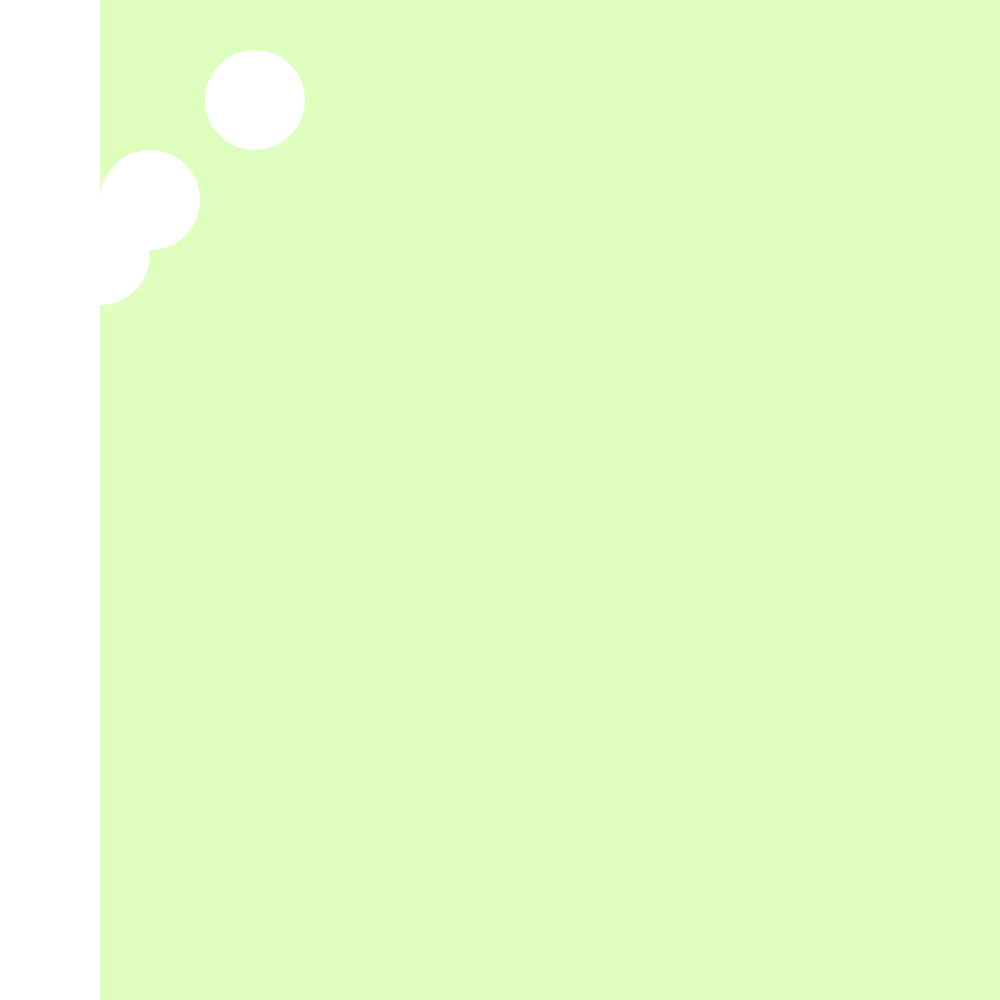
Frame 1 (no input)
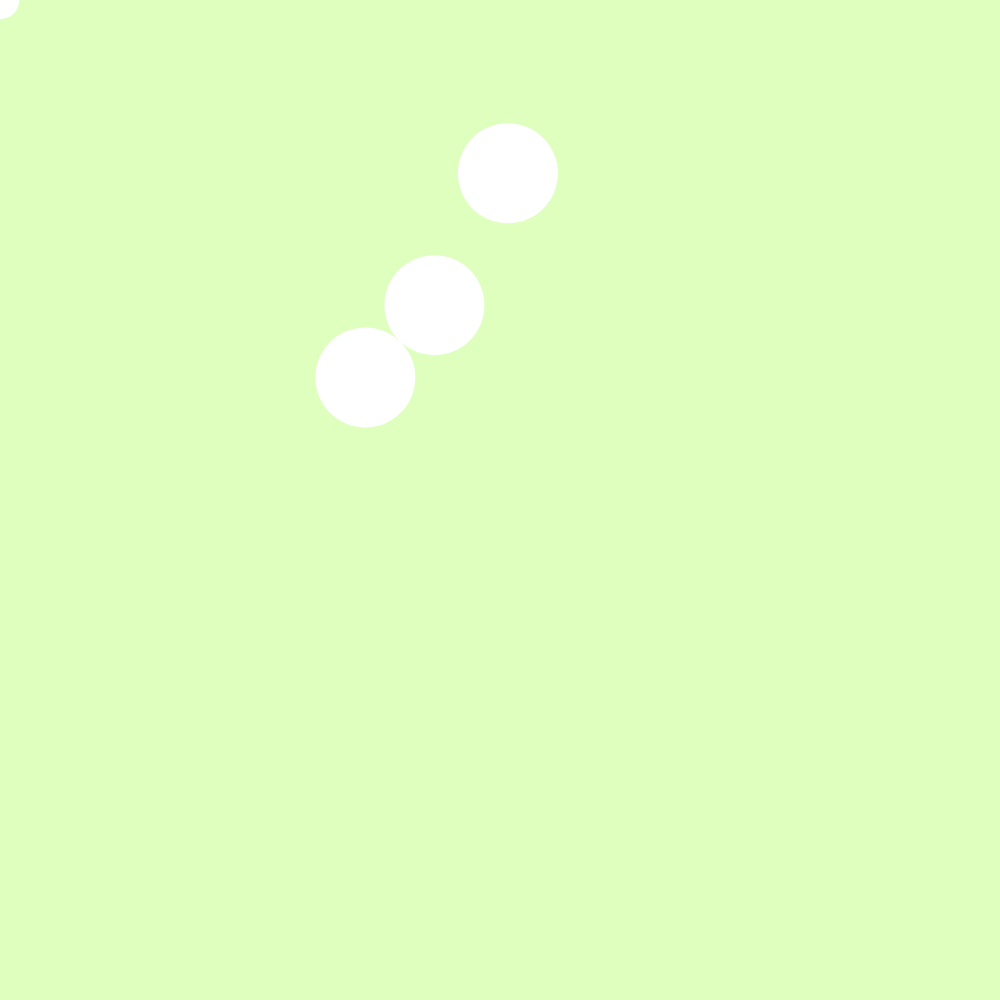
Frame 60 (no input)
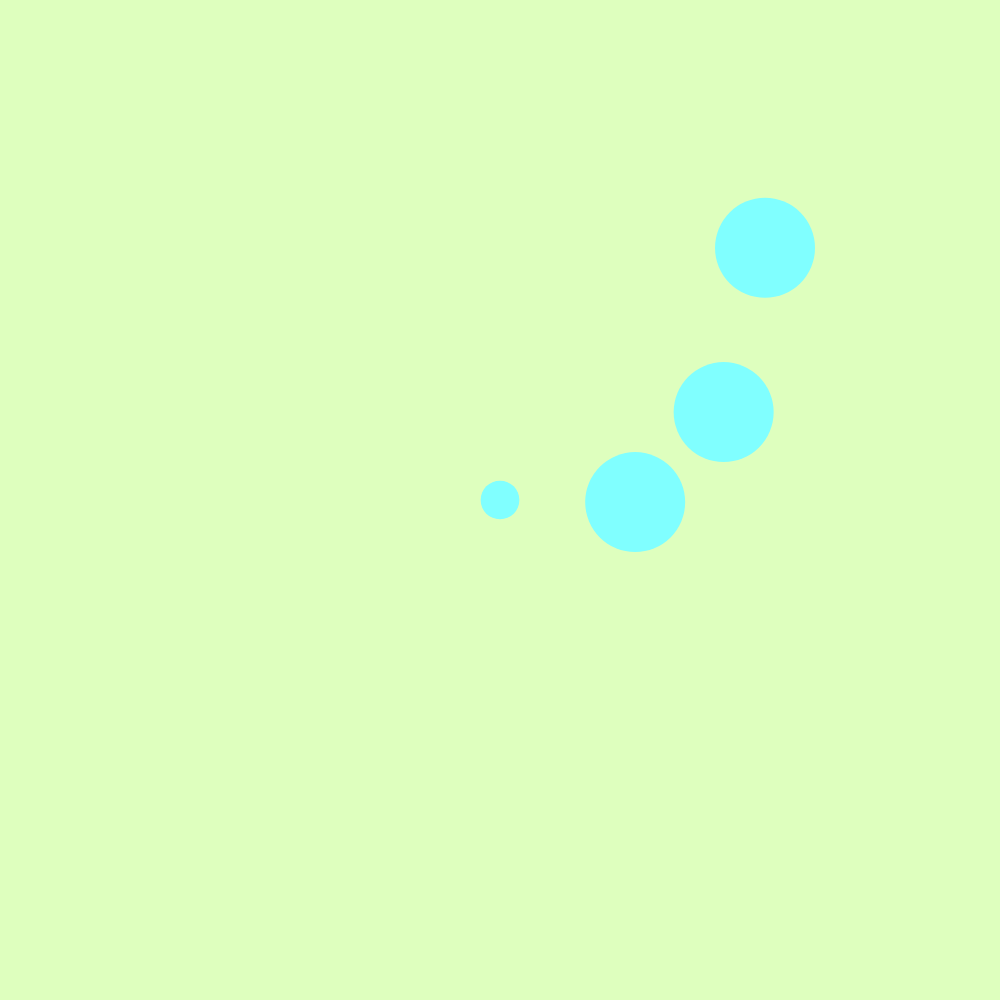
Frame 120 (the mouse pressed at the canvas centre since frame 60)

The p5.js sketch that drew these frames (run headless with seeded random() and noise() and a simulated clock; from frame 60 on, the mouse is pressed at the canvas centre):

// p5.js sketch
// ── sketch.js
let img
let b
let b2
let b3
const barWidth = 100
let lastBar = -255
let mouse_trail = []
let x
let speed

function setup() {
  createCanvas(1000, 1000)
  colorMode(HSB, width, height, 100)
  noStroke()
  x = 2
  speed = 3
  b = new BSpread(255, 100)
  b2 = new BSpread(100, 255)
  b3 = new BSpread(150, 200)
}

function draw() {
  background(250, 255, 255)
  b.display()
  b.move()
  b2.display()
  b2.move()
  b3.display()
  b3.move()
  let whichBar = mouseX / barWidth
  if (whichBar !== lastBar) {
    let barX = whichBar * barWidth
    fill(barX, mouseY, 100)
    rect(barX, 0, barWidth, height)
    lastBar = whichBar
  }
  mouse_trail.push(new p5.Vector(mouseX, mouseY))
  if (mouse_trail.length > 30) {
    mouse_trail.shift()
  }
  for (let i = 0; i < mouse_trail.length; i++) {
    let p = mouse_trail[i]
    let size = (40.0 * i) / mouse_trail.length
    circle(p.x, p.y, size)
  }
  x = x + speed
  if (x > 600) {
    speed = -speed
  }
  if (x < 0) {
    speed = speed * -1
  }
}

class BSpread {
  constructor(tempx, tempy) {
    this.x = tempx
    this.y = tempy
    this.r = 100
    this.xspeed = 2
    this.yspeed = 2
    this.xdirection = random(3)
    this.ydirection = random(3)
  }
  display() {
    noStroke()
    ellipse(this.x, this.y, this.r)
  }
  move() {
    this.x += this.xspeed * this.xdirection
    this.y += this.yspeed * this.ydirection
    if (this.x > width || this.x < 0) {
      fill(255)
      this.xdirection = -this.xdirection
    }
    if (this.y > height || this.y < 0) {
      fill(255)
      this.ydirection = -this.ydirection
    }
  }
}
